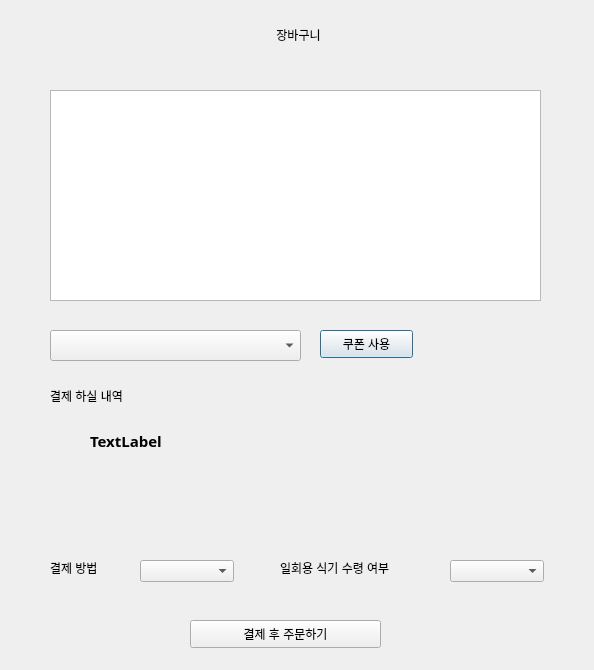
<?xml version="1.0" encoding="UTF-8"?>
<ui version="4.0">
 <class>basketDialog</class>
 <widget class="QDialog" name="basketDialog">
  <property name="geometry">
   <rect>
    <x>0</x>
    <y>0</y>
    <width>594</width>
    <height>670</height>
   </rect>
  </property>
  <property name="windowTitle">
   <string>배달 애플리케이션 - WAGU</string>
  </property>
  <widget class="QLabel" name="label">
   <property name="geometry">
    <rect>
     <x>3</x>
     <y>14</y>
     <width>591</width>
     <height>41</height>
    </rect>
   </property>
   <property name="text">
    <string>장바구니</string>
   </property>
   <property name="alignment">
    <set>Qt::AlignCenter</set>
   </property>
  </widget>
  <widget class="QListWidget" name="basketList">
   <property name="geometry">
    <rect>
     <x>50</x>
     <y>90</y>
     <width>491</width>
     <height>211</height>
    </rect>
   </property>
  </widget>
  <widget class="QLabel" name="label_2">
   <property name="geometry">
    <rect>
     <x>50</x>
     <y>386</y>
     <width>121</width>
     <height>20</height>
    </rect>
   </property>
   <property name="text">
    <string>결제 하실 내역</string>
   </property>
  </widget>
  <widget class="QLabel" name="totalLable">
   <property name="geometry">
    <rect>
     <x>90</x>
     <y>430</y>
     <width>401</width>
     <height>111</height>
    </rect>
   </property>
   <property name="font">
    <font>
     <family>굴림</family>
     <pointsize>11</pointsize>
     <weight>75</weight>
     <bold>true</bold>
    </font>
   </property>
   <property name="text">
    <string>TextLabel</string>
   </property>
   <property name="alignment">
    <set>Qt::AlignLeading|Qt::AlignLeft|Qt::AlignTop</set>
   </property>
  </widget>
  <widget class="QPushButton" name="useCouponBtn">
   <property name="geometry">
    <rect>
     <x>320</x>
     <y>330</y>
     <width>93</width>
     <height>28</height>
    </rect>
   </property>
   <property name="text">
    <string>쿠폰 사용</string>
   </property>
  </widget>
  <widget class="QComboBox" name="couponBox">
   <property name="geometry">
    <rect>
     <x>50</x>
     <y>330</y>
     <width>251</width>
     <height>31</height>
    </rect>
   </property>
  </widget>
  <widget class="QPushButton" name="payBtn">
   <property name="geometry">
    <rect>
     <x>190</x>
     <y>620</y>
     <width>191</width>
     <height>28</height>
    </rect>
   </property>
   <property name="text">
    <string>결제 후 주문하기</string>
   </property>
  </widget>
  <widget class="QLabel" name="label_3">
   <property name="geometry">
    <rect>
     <x>50</x>
     <y>560</y>
     <width>81</width>
     <height>16</height>
    </rect>
   </property>
   <property name="text">
    <string>결제 방법</string>
   </property>
  </widget>
  <widget class="QComboBox" name="methodBox">
   <property name="geometry">
    <rect>
     <x>140</x>
     <y>560</y>
     <width>94</width>
     <height>22</height>
    </rect>
   </property>
  </widget>
  <widget class="QLabel" name="label_4">
   <property name="geometry">
    <rect>
     <x>280</x>
     <y>560</y>
     <width>161</width>
     <height>16</height>
    </rect>
   </property>
   <property name="text">
    <string>일회용 식기 수령 여부</string>
   </property>
  </widget>
  <widget class="QComboBox" name="tableWareBox">
   <property name="geometry">
    <rect>
     <x>450</x>
     <y>560</y>
     <width>94</width>
     <height>22</height>
    </rect>
   </property>
  </widget>
 </widget>
 <resources/>
 <connections/>
</ui>
